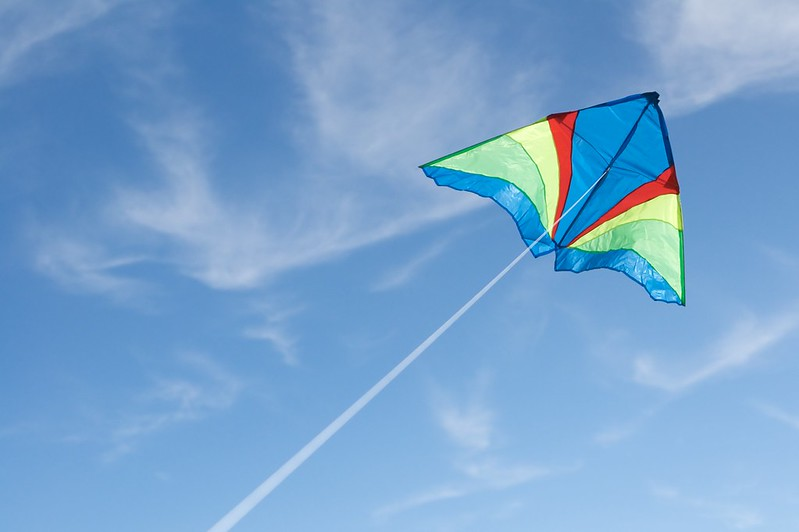
#> input picture MP3/kite.jpg, 799 x 532 px; its folder holds 2 pictures in this run
$ jupyter execute --allow-errors CS441_SP24_HW3_Starter.ipynb   (shell and % lines are left out)
#> lines starting #> are read from the running program, lines starting #| are printed output that depends on the picture
## CS441: Applied ML - HW 3

### Part 1: Estimating PDFs

[cell 1]
# initalization code

import numpy as np
from matplotlib import pyplot as plt
# from google.colab import drive
# from google.colab.patches import cv2_imshow
import cv2

# read images
# drive.mount('/content/drive')
# datadir = "/content/drive/My Drive/CS441/24SP/hw3/"
datadir = "./"
im = cv2.imread(datadir + 'kite.jpg')  # this is the full image
#> im is the input picture: shape (532, 799, 3); mean B, G, R 206.3, 163.5, 119.6
im = cv2.cvtColor(im, cv2.COLOR_BGR2RGB)/255
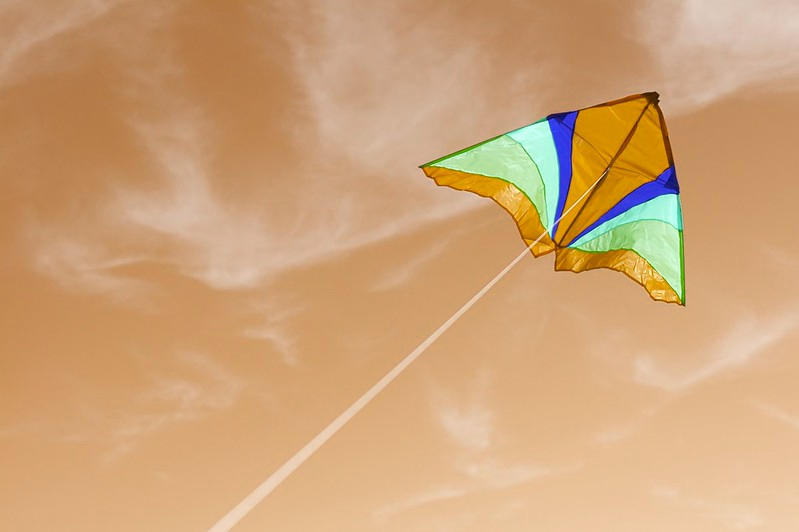
#> im: shape (532, 799, 3) float64; mean B, G, R 0.469, 0.641, 0.809
im = cv2.blur(im, (3, 3)).clip(0,1)


crop = cv2.imread(datadir + 'kite_crop.jpg')  # this is the cropped image
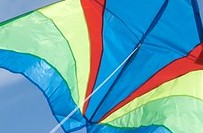
#> input picture MP3/kite_crop.jpg, 203 x 133 px
#> crop is the input picture: shape (133, 203, 3); mean B, G, R 176, 162.5, 101.4
crop = cv2.cvtColor(crop, cv2.COLOR_BGR2RGB)/255
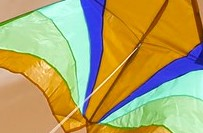
#> crop: shape (133, 203, 3) float64; mean B, G, R 0.398, 0.637, 0.69
crop = cv2.blur(crop, (3, 3)).clip(0,1)
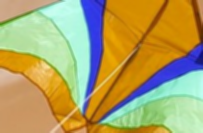
#> crop: shape (133, 203, 3) float64; mean B, G, R 0.398, 0.637, 0.69

# displays a single image
def display_image(im):
  plt.imshow(im)
  plt.axis('off')
  plt.show()

# displays the image, score map, thresholded score map, and masked image
def display_score(im, score_map, thresh):
  display_image(im)
  display_image(np.reshape(score_map, (im.shape[:2])))
  plt.imshow(np.reshape(score_map>thresh, (im.shape[0], im.shape[1])), cmap='gray')
  plt.axis('off')
  plt.show()
  display_image(np.tile(np.reshape(score_map>thresh, (im.shape[0], im.shape[1], 1)), (1,1,3))*im)

print('Whole image')
display_image(im)

print('Foreground')
display_image(crop)

#### Method 1 (per channel hist)

[cell 2]
# estimate discrete pdf
def estimate_discrete_pdf(values, nvalues, prior=1):
  '''
    Estimate P(values=v) for each possible v in (0, nvalues)
    Input:
       values: the values of the data
       nvalues: range of values, such that 0 <= values < nvalues
       prior: initial count used to prevent any value from having zero probability
    Output:
       p[nvalues,]: P(values=v) for each v
  '''
  hist, edges = np.histogram(values,bins=nvalues)
  hist = np.clip(hist, prior,None)
  return hist / len(values)

[cell 3]
# reshape so number of rows is number of pixels and number of columns is 3 (for RGB)
im_3 = np.reshape(im, (im.shape[0]*im.shape[1], 3))
crop_3 = np.reshape(crop, (crop.shape[0]*crop.shape[1], 3))

print(im_3.shape,crop_3.shape)
#| (425068, 3) (26999, 3)
# estimate PDFs and compute score per pixel
bins = 256

idcs = (im_3 * bins).astype(int).clip(0,bins-1)

pdf_im = estimate_discrete_pdf(im_3[:,0],bins)[idcs[:,0]]
#> in estimate_discrete_pdf, `hist, edges = np.histogram(values,bins=nvalues)`: hist = 256 values, max 6615 at index 132, min 0 at index 254, mean 1660.4; edges = 257 values from 0 to 0.964
#> in estimate_discrete_pdf, `hist = np.clip(hist, prior,None)`: hist = 256 values, max 6615 at index 132, min 1 at index 254, mean 1660.4
pdf_im *= estimate_discrete_pdf(im_3[:,1],bins)[idcs[:,1]]
pdf_im *= estimate_discrete_pdf(im_3[:,2],bins)[idcs[:,2]]


pdf_crop = estimate_discrete_pdf(crop_3[:,0],bins)[idcs[:,0]]
pdf_crop *= estimate_discrete_pdf(crop_3[:,1],bins)[idcs[:,1]]
pdf_crop *= estimate_discrete_pdf(crop_3[:,2],bins)[idcs[:,2]]


score = np.log(pdf_crop/pdf_im)
t = 2
display_score(im, score_map=score, thresh=t)
#> in display_image (call 4), `plt.show()`:
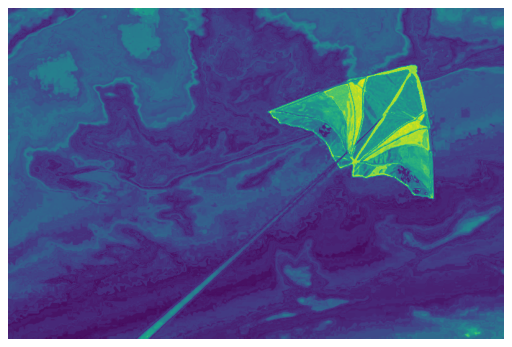
#> figure drawn by matplotlib, 1 panel
#> in display_score, `plt.show()`:
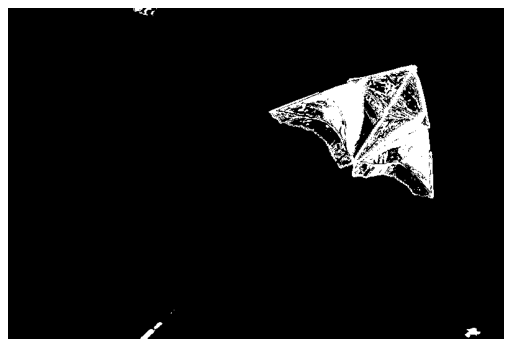
#> figure drawn by matplotlib, 1 panel
#> in display_image (call 5), `plt.show()`:
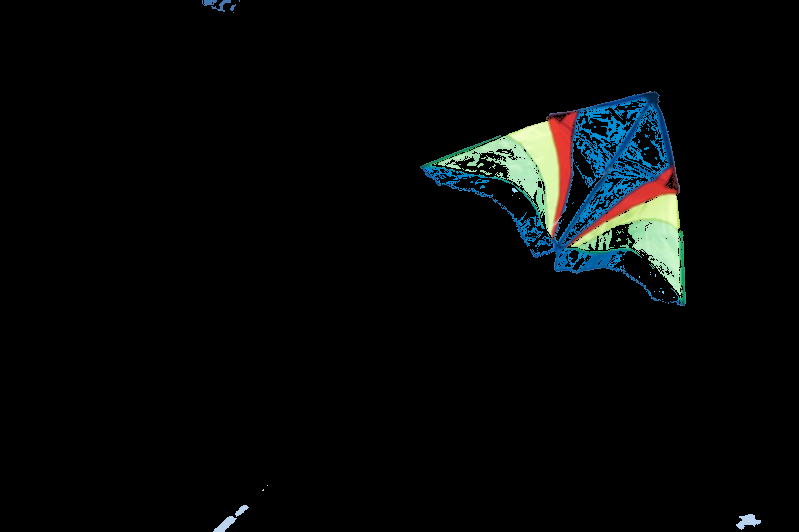
#> shown: shape (532, 799, 3) float64; mean R, G, B 0.0225, 0.0314, 0.0315

#### Method 2 (Kmeans)

[cell 4]
# init
# !apt install libomp-dev > /dev/null 2>&1
# !pip install faiss-cpu > /dev/null 2>&1
import faiss

[cell 5]
def kmeans_fast(X, K, niter=10):
    X = X.astype(np.float32)
    d = X.shape[1]
    cluster_centers = X[:K].copy()
    index = faiss.IndexFlatL2(d)

    rmse_list = []

    for i in range(niter):
        index.reset()
        index.add(cluster_centers)
        D, I = index.search(X, 1)  # D is the squared distances

        for k in range(K):
            points_in_cluster = X[I.squeeze() == k]
            if len(points_in_cluster) > 0:
                cluster_centers[k] = np.mean(points_in_cluster, axis=0)

    return cluster_centers, rmse_list

[cell 6]
# reshape so number of rows is number of pixels and number of columns is 3 (for RGB)
im_3 = np.reshape(im, (im.shape[0]*im.shape[1], 3))
crop_3 = np.reshape(crop, (crop.shape[0]*crop.shape[1], 3))


# estimate PDFs and compute score per pixel

K = 64

# [11 lines of commented-out code are left out]

#> (the rest of this cell did not finish here and is left out)

#> in kmeans_fast, `cluster_centers = X[:K].copy()`: cluster_centers = 64 rows, first 8: [0.471, 0.6, 0.737], [0.471, 0.6, 0.737], [0.471, 0.6, 0.737], [0.471, 0.599, 0.74], [0.471, 0.597, 0.742], [0.471, 0.596, 0.745], [0.471, 0.596, 0.745], [0.473, 0.599, 0.749]
